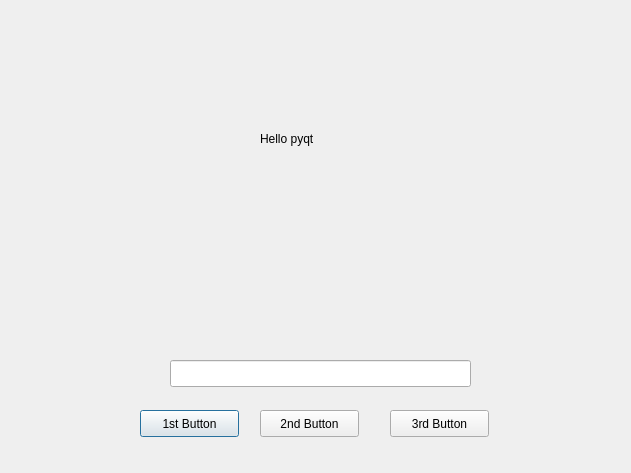
<?xml version="1.0" encoding="UTF-8"?>
<ui version="4.0">
 <class>Dialog</class>
 <widget class="QDialog" name="Dialog">
  <property name="geometry">
   <rect>
    <x>0</x>
    <y>0</y>
    <width>631</width>
    <height>473</height>
   </rect>
  </property>
  <property name="windowTitle">
   <string>Dialog</string>
  </property>
  <widget class="QPushButton" name="pushButton">
   <property name="geometry">
    <rect>
     <x>140</x>
     <y>410</y>
     <width>99</width>
     <height>27</height>
    </rect>
   </property>
   <property name="text">
    <string>1st Button</string>
   </property>
  </widget>
  <widget class="QPushButton" name="pushButton_2">
   <property name="geometry">
    <rect>
     <x>260</x>
     <y>410</y>
     <width>99</width>
     <height>27</height>
    </rect>
   </property>
   <property name="text">
    <string>2nd Button</string>
   </property>
  </widget>
  <widget class="QPushButton" name="pushButton_3">
   <property name="geometry">
    <rect>
     <x>390</x>
     <y>410</y>
     <width>99</width>
     <height>27</height>
    </rect>
   </property>
   <property name="text">
    <string>3rd Button</string>
   </property>
  </widget>
  <widget class="QLabel" name="label_out">
   <property name="geometry">
    <rect>
     <x>260</x>
     <y>130</y>
     <width>111</width>
     <height>17</height>
    </rect>
   </property>
   <property name="text">
    <string>Hello pyqt</string>
   </property>
  </widget>
  <widget class="QLineEdit" name="edit_in">
   <property name="geometry">
    <rect>
     <x>170</x>
     <y>360</y>
     <width>301</width>
     <height>27</height>
    </rect>
   </property>
  </widget>
 </widget>
 <resources/>
 <connections>
  <connection>
   <sender>edit_in</sender>
   <signal>textChanged(QString)</signal>
   <receiver>label_out</receiver>
   <slot>setText(QString)</slot>
   <hints>
    <hint type="sourcelabel">
     <x>320</x>
     <y>373</y>
    </hint>
    <hint type="destinationlabel">
     <x>315</x>
     <y>138</y>
    </hint>
   </hints>
  </connection>
  <connection>
   <sender>pushButton</sender>
   <signal>clicked()</signal>
   <receiver>Dialog</receiver>
   <slot>slot1()</slot>
   <hints>
    <hint type="sourcelabel">
     <x>190</x>
     <y>420</y>
    </hint>
    <hint type="destinationlabel">
     <x>253</x>
     <y>250</y>
    </hint>
   </hints>
  </connection>
  <connection>
   <sender>pushButton_2</sender>
   <signal>clicked()</signal>
   <receiver>Dialog</receiver>
   <slot>slot2()</slot>
   <hints>
    <hint type="sourcelabel">
     <x>344</x>
     <y>414</y>
    </hint>
    <hint type="destinationlabel">
     <x>364</x>
     <y>261</y>
    </hint>
   </hints>
  </connection>
  <connection>
   <sender>pushButton_3</sender>
   <signal>clicked()</signal>
   <receiver>Dialog</receiver>
   <slot>slot3()</slot>
   <hints>
    <hint type="sourcelabel">
     <x>449</x>
     <y>415</y>
    </hint>
    <hint type="destinationlabel">
     <x>486</x>
     <y>269</y>
    </hint>
   </hints>
  </connection>
 </connections>
 <slots>
  <slot>slot1()</slot>
  <slot>slot2()</slot>
  <slot>slot3()</slot>
 </slots>
</ui>
